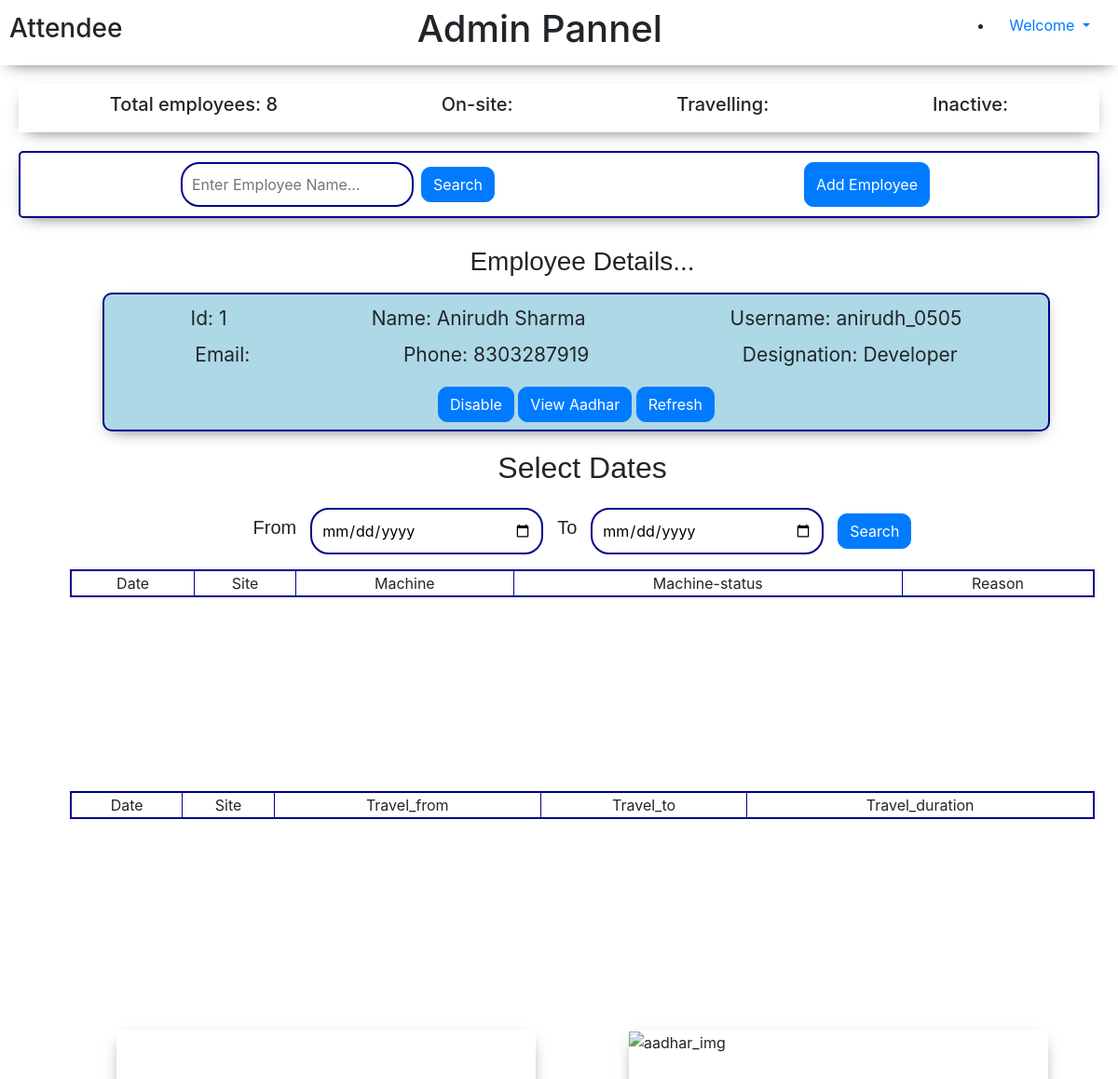
Before: /homeadmin/1 (signed in) with the older database file.
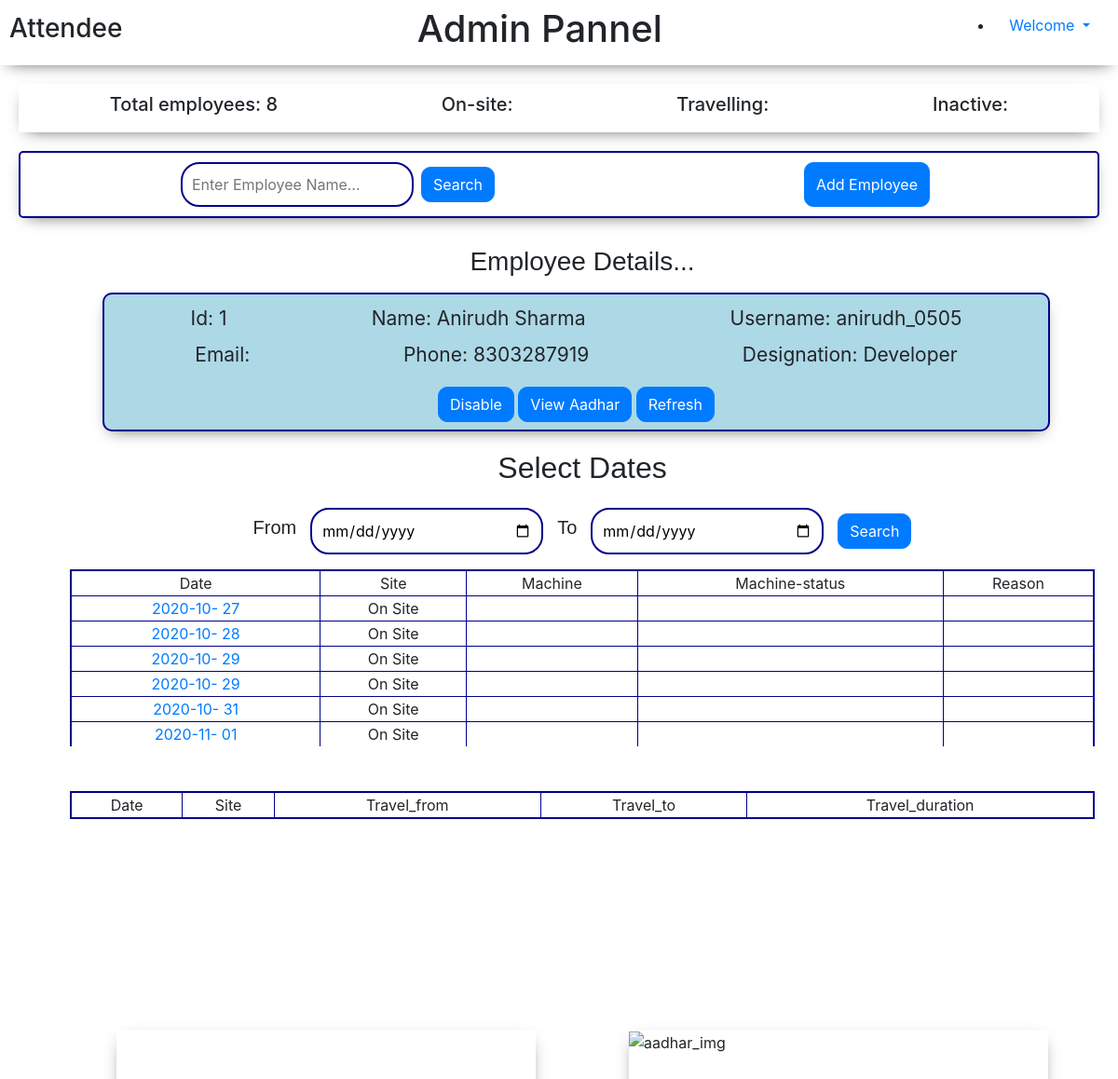
After: the same page with the newer database file.
### attende/models.py (models this page shows, shortened)
class Employee(models.Model):
    emp_id = models.AutoField(primary_key=True)
    employee_name = models.CharField(max_length=100)
    employee_phone = models.IntegerField()
    designation = models.CharField(max_length=20)
    place = models.CharField(max_length=30)
    employee_username = models.CharField(max_length=25)
    employee_aadhar = models.ImageField(upload_to ="attende/aadhar", default="")
    employee_email = models.CharField(max_length=500, default="")

class WorkDates(models.Model):
    employee = models.ForeignKey(Employee, on_delete=models.CASCADE, null=True)
    emp_date = models.DateField()
    emp_work_status = models.CharField(max_length=50, default="", blank=True)
    emp_latitude = models.DecimalField(max_digits=5, decimal_places=2, default=0)
    emp_longitude = models.DecimalField(max_digits=5, decimal_places=2, default=0)
    emp_work_modelNumber  = models.IntegerField(blank=True, null=True)
    emp_totalProdution  = models.IntegerField(blank=True, null=True)
    emp_running = models.IntegerField(blank=True, null=True)
    emp_maintainParts = models.CharField(max_length=500, default="", blank=True)
    emp_partsReason = models.CharField(max_length=500, default="", blank=True)
    maintain_partsImg = models.ImageField(upload_to="attende/aadhar", default="", blank=True)
    travel_from = models.CharField(max_length=100, default="", blank=True)
    travel_to = models.CharField(max_length=100, default="", blank=True)
    travel_by = models.CharField(max_length=100, default="", blank=True)
    travel_duration = models.DecimalField(max_digits=5, decimal_places=2, default=0, blank=True)
    travel_purpose = models.CharField(max_length=100, default="", blank=True)
    travel_force =  models.IntegerField(blank=True, null=True)
    accompanied_emp2 = models.IntegerField(blank=True, null=True)
    accompanied_emp3 =  models.IntegerField(blank=True, null=True)
    accompanied_emp4 =  models.IntegerField(blank=True, null=True)
    accompanied_emp5 =  models.IntegerField(blank=True, null=True)

### attende/views.py (the view)
# urls.py: path('homeadmin/<id>', views.homeadmin, name="homeadmin"),
def homeadmin(request, id):
    if request.user.is_authenticated :
        empData = []
        employe = Employee.objects.all()
        for em in employe:
            empData.append(em)
        ed = Employee.objects.filter(emp_id=id)
        totalemp  = Employee.objects.all().count()
        empworkdt = WorkDates.objects.filter(employee__emp_id=id, emp_work_status="Travel")
        empworkds = WorkDates.objects.filter(employee__emp_id=id, emp_work_status="On Site")
        if request.method == "POST":
            d1 = request.POST['datefrom']
            d2 = request.POST['dateto']
            empwrkt =  WorkDates.objects.filter(employee__emp_id=id, emp_work_status="Travel", emp_date__range=(d1, d2))
            empwrkds = WorkDates.objects.filter(employee__emp_id=id, emp_work_status="On Site", emp_date__range=(d1, d2))
            params = { 'empData' : empData,
                   'empdetail': ed,
                   'totalemp': totalemp,
                   'empwrkt': empwrkt,
                   'empwrkds': empwrkds,
                   'id': id ,
                    'd1': d1,
                    'd2': d2 }
            return render(request, 'attende/admin.html', params)
        else:
            params = { 'empData' : empData,
                   'empdetail': ed,
                   'totalemp': totalemp,
                   'empworkdt': empworkdt,
                   'empworkds': empworkds,
                   'id': id,
                   'd1': "mm-dd-yyyy",
                   'd2': "mm-dd-yyyy" }
            return render(request, 'attende/admin.html', params)
    else :
      return redirect('/')

### templates/attende/admin.html (shortened to what this page needs)
<!doctype html>
<html lang="en">
<head>
    <link rel="stylesheet" href="https://cdn.jsdelivr.net/npm/bootstrap@4.5.3/dist/css/bootstrap.min.css"
>
</head>
<body>
    <div class="admin_top">
        <h3>Attendee</h3>
        <h1>Admin Pannel</h1>
        <ul>
            <li class="nav-item dropdown mr-1">
                <a class="nav-link dropdown-toggle" href="#" id="navbarDropdown" role="button" data-toggle="dropdown"
                    aria-haspopup="true" aria-expanded="false">
                    Welcome
                </a>
            </li>
        </ul>
    </div>
    <div class="admin_top1">
        <h5>Total employees: {{totalemp}}</h5>
        <h5>On-site: </h5>
        <h5>Travelling: </h5>
        <h5>Inactive: </h5>
    </div>
    <div class="admin_middle">
        <div class="left">
            <form method="GET" action="/search/" class="sf">
                <input type="text" placeholder="Enter Employee Name..." id="search" name="query">
                <button class="btn btn-primary ml-2" style="border-radius: 10px;">Search</button>
            </form>
        </div>
        <button type="button" class="btn btn-primary mx-2 " style="border-radius: 10px;" data-toggle="modal"
            data-target="#signup">
            Add Employee
        </button>
    </div>
    <div class="admin_bottom">
        <div class="emp_details">
            <div class="empDetails_middleA">
                <center>
                    <h3 style=" font-family: Comic Sans MS, cursive, sans-serif;">Employee Details...</h3>
                </center>
                <div class="details container mt-3">
                    {% for emp in empdetail %}
                    <div class="ed">
                        <p1 style="font-size: 21px;">Id: {{emp.emp_id}}</p1>
                        <p1 style="font-size: 21px;">Name: {{emp.employee_name}}</p1>
                        <p1 style="font-size: 21px;">Username: {{emp.employee_username}}</p1>
                    </div>
                    {% endfor %}
                    {% for emp in empdetail %}
                    <div class="e mt-2">
                        <p1 style="font-size: 21px;">Email: {{emp.employee_email}}</p1>
                        <p1 style="font-size: 21px;">Phone: {{emp.employee_phone}}</p1>
                        <p1 style="font-size: 21px;">Designation: {{emp.designation}}</p1>
                    </div>
                    {% endfor %}
                    <center>
                        <button class="btn btn-primary" style="border-radius: 10px;">Disable</button>
                        <button type="button" class="btn btn-primary mb-2 mt-2" style="border-radius: 10px;"
                            data-toggle="modal" data-target="#adhr">
                            View Aadhar
                        </button>
                        <a href="/homeadmin/{{id}}"><button class="btn btn-primary"
                                style="border-radius: 10px;">Refresh</button></a>
                    </center>
                </div>
            </div>
            <div class="empDetails_middleB mt-1">
                <center>
                    <h2 style=" font-family: Comic Sans MS, cursive, sans-serif;">Select Dates</h2>
                </center>
                <div class="datepicker mt-4">
                    <form method="POST" class="sf">
                        <h5 style=" font-family: Comic Sans MS, cursive, sans-serif; margin-right: 15px;">From</h5>
                        <input type="date" id="dt1" name="datefrom" value='{{d1}}'>
                        <h5
                            style=" font-family: Comic Sans MS, cursive, sans-serif;margin-right: 15px; margin-left: 15px;">
                            To
                        </h5>
                        <input type="date" id="dt2" name="dateto" value='{{d2}}'>
                        <button type="submit" class="btn btn-primary"
                            style="margin-left: 15px;border-radius: 10px;">Search</button>
                    </form>
                </div>
                <div class="container mt-3">
                    <div class="emp_workDetail">
                        <table border="1" style="width: 100%;">
                            <tr align="center">
                                <td>Date</td>
                                <td>Site</td>
                                <td>Machine</td>
                                <td>Machine-status</td>
                                <td>Reason</td>
                            </tr>
                            {% for e in empworkds %}
                            <tr align="center">
                                <td><a
                                        href='/workdetail/{{id}}/{{e.emp_date|date:"Y-m-d"}}'>{{e.emp_date|date:"Y-m- d" }}</a>
                                </td>
                                <td>{{e.emp_work_status}}</td>
                                <td></td>
                                <td></td>
                                <td></td>
                            </tr>
                            {% endfor %}
                        </table>
                    </div>
                    <div class="emp_workDetail1 mt-5">
                        <table border="1" style="width: 100%;">
                            <tr align="center">
                                <td>Date</td>
                                <td>Site</td>
                                <td>Travel_from</td>
                                <td>Travel_to</td>
                                <td>Travel_duration</td>
                            </tr>
                        </table>
                    </div>
                </div>
            </div>
            <div class="container mt-3">
                <div class="empDetailBottom">
                    <div class="map">
                    </div>
                    <div class="emp_aadharImg">
                        <img src="" alt="aadhar_img">
                    </div>
                </div>
            </div>
        </div>
    </div>
</body>
</html>

### templates/attende/admin.html (style rules this page uses)
body { overflow-x: hidden; }
.admin_top { display: flex; justify-content: space-between; height: 70px; align-items: center; padding: 10px; position: sticky; top: 0; background-color: white; z-index: 100; width: 100%; box-shadow: 0px 6px 18px -9px rgba(0, 0, 0, 0.75); }
.admin_middle { margin-top: 50px; margin: 20px; display: flex; justify-content: space-around; padding: 10px; border: 2px solid darkblue; border-radius: 5px; box-shadow: 0px 6px 18px -9px rgba(0, 0, 0, 0.75); }
form>input { border: 2px solid darkblue; border-radius: 20px; width: 250px; padding: 10px; outline-width: 0; }
.admin_bottom { display: flex; justify-content: space-between; }
.emp_details { flex: 0.6; margin: 10px; }
.sf { display: flex; justify-content: center; align-items: center; }
.empDetailBottom { display: flex; justify-content: space-between; }
.map { height: 350px; width: 450px; box-shadow: 0px 6px 18px -9px rgba(0, 0, 0, 0.75); margin: 50px; }
.emp_aadharImg { height: 350px; width: 450px; box-shadow: 0px 6px 18px -9px rgba(0, 0, 0, 0.75); margin: 50px; }
.ed { display: flex; justify-content: space-around; padding-top: 10px; }
.e { display: flex; justify-content: space-around; padding-bottom: 10px; }
.details { box-shadow: 0px 6px 18px -9px rgba(0, 0, 0, 0.75); margin-left: 50px; margin-bottom: 20px; width: 90%; background-color: lightblue; border: 2px solid darkblue; border-radius: 10px; }
.admin_top1 { margin-top: 50px; margin: 20px; display: flex; justify-content: space-around; padding: 10px; box-shadow: 0px 6px 18px -9px rgba(0, 0, 0, 0.75); }
.emp_workDetail>table { border: 2px solid darkblue; }
.emp_workDetail { height: 190px; overflow-y: scroll; }
.emp_workDetail1>table { border: 2px solid darkblue; }
.emp_workDetail1 { height: 190px; overflow-y: scroll; }

Changed rows visible on the page:
added WorkDates: emp_date "2020-10- 27", emp_work_status "On Site"
added WorkDates: emp_date "2020-10- 28", emp_work_status "On Site"
added WorkDates: emp_date "2020-10- 29", emp_work_status "On Site"
added WorkDates: emp_date "2020-10- 29", emp_work_status "On Site"
added WorkDates: emp_date "2020-10- 31", emp_work_status "On Site"
added WorkDates: emp_date "2020-11- 01", emp_work_status "On Site"
